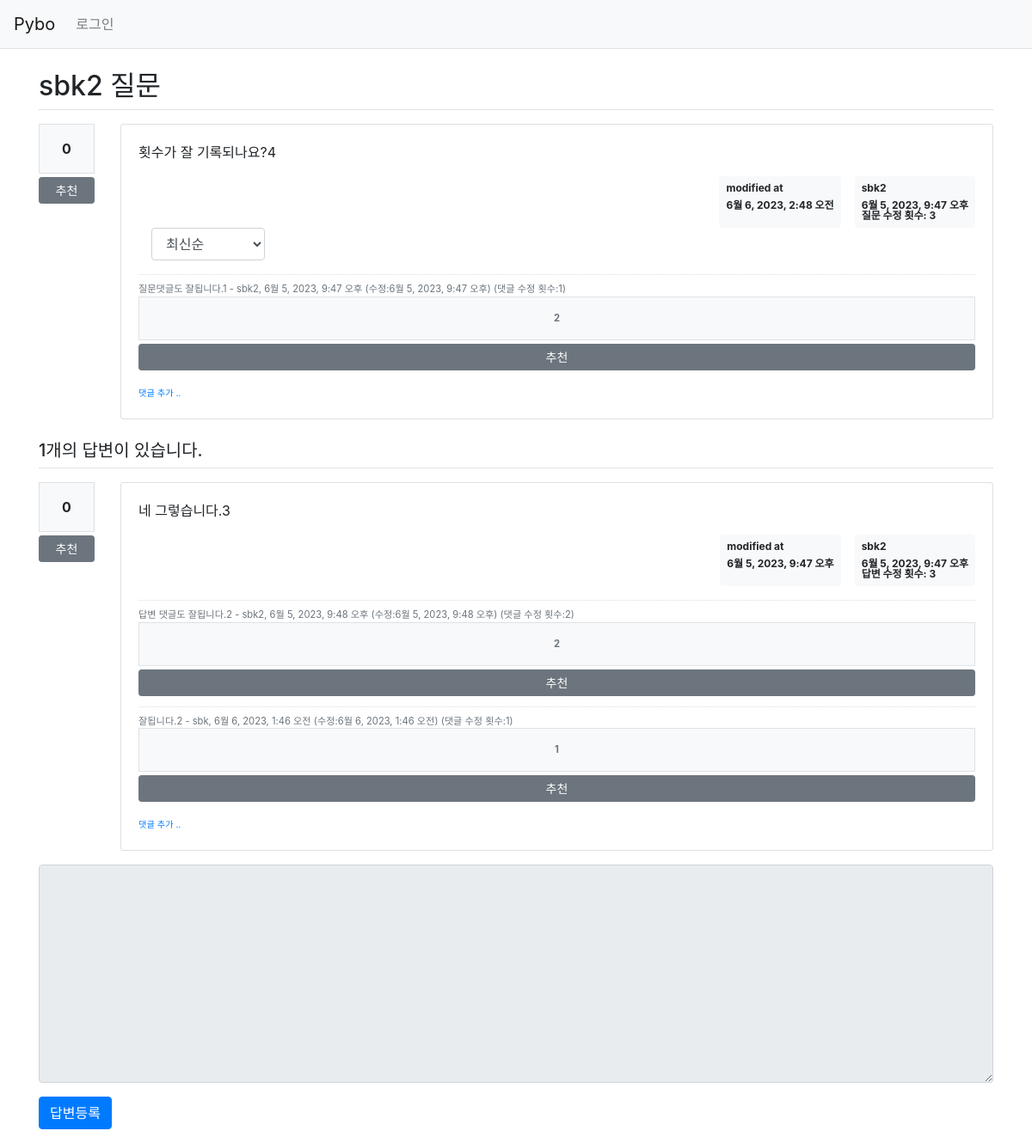
Screenshot of /pybo/20/ with the database file from the repository.
### pybo/models.py (models this page shows, shortened)
class Question(models.Model):
    author = models.ForeignKey(User, on_delete=models.CASCADE, related_name='author_question')
    subject = models.CharField(max_length=200)
    content = models.TextField()
    create_date = models.DateTimeField()
    modify_date = models.DateTimeField(null=True, blank=True)
    voter = models.ManyToManyField(User, related_name='voter_question')
    history = models.IntegerField(default=0)

class Comment(models.Model):
    author = models.ForeignKey(User, on_delete=models.CASCADE, related_name='author_comment')
    content = models.TextField()
    create_date = models.DateTimeField()
    modify_date = models.DateTimeField(null=True, blank=True)
    question = models.ForeignKey(Question, null=True, blank=True, on_delete=models.CASCADE)
    answer = models.ForeignKey(Answer, null=True, blank=True, on_delete=models.CASCADE)
    voter = models.ManyToManyField(User, related_name='voter_comment')
    history = models.IntegerField(default=0)

class Answer(models.Model):
    author = models.ForeignKey(User, on_delete=models.CASCADE, related_name='author_answer')
    question = models.ForeignKey(Question, on_delete=models.CASCADE)
    content = models.TextField()
    create_date = models.DateTimeField()
    modify_date = models.DateTimeField(null=True, blank=True)
    voter = models.ManyToManyField(User, related_name='voter_answer')
    history = models.IntegerField(default=0)

### pybo/views/base_views.py (the view)
# urls.py: path('<int:question_id>/', base_views.detail, name='detail'),
def detail(request, question_id):
    question = get_object_or_404(Question, pk=question_id)
    comments_page = request.GET.get('comments_page', '1')  # 댓글 페이지
    comments_so = request.GET.get('comments_so', 'recent')  # 댓글 정렬기준
    if comments_so == 'recommend':
        question_comments = question.comment_set.annotate(
            num_voter=Count('voter')).order_by('-num_voter', '-create_date')
    else:  # recent
        question_comments = question.comment_set.order_by('-create_date')
    question_comments_paginator = Paginator(
        question_comments, 5)  # 페이지당 5개씩 보여주기
    question_comments_page_obj = question_comments_paginator.get_page(
        comments_page)
    context = {
        'question': question,
        'question_comments_page_obj': question_comments_page_obj,
        'comments_page': comments_page,
        'comments_so': comments_so,
    }
    return render(request, 'pybo/question_detail.html', context)

### pybo/templatetags/pybo_filter.py (called while the page is built)
@register.filter()
def mark(value):
    extensions = ["nl2br", "fenced_code"]
    return mark_safe(markdown.markdown(value, extensions=extensions))

### templates/pybo/question_detail.html (shortened to what this page needs)
{% extends 'base.html' %}
{% load pybo_filter %}
{% block content %}
<div class="container my-3">
    <h2 class="border-bottom py-2">{{ question.subject }}</h2>
    <div class="row my-3">
        <div class="col-1">
            <div class="bg-light text-center p-3 border font-weight-bolder mb-1">{{question.voter.count}}</div>
            <a href="#" data-uri="{% url 'pybo:vote_question' question.id  %}"
                class="recommend btn btn-sm btn-secondary btn-block my-1">추천</a>
        </div>
        <div class="col-11">
            <div class="card">
                <div class="card-body">
                    <div class="card-text">{{ question.content|mark }}</div>
                    <div class="d-flex justify-content-end">
                        {% if question.modify_date %}
                        <div class="badge badge-light p-2 text-left mx-3">
                            <div class="mb-2">modified at</div>
                            <div>{{ question.modify_date }}</div>
                        </div>
                        {% endif %}
                        <div class="badge badge-light p-2 text-left">
                            <div class="mb-2">{{ question.author.username }}</div>
                            <div>{{ question.create_date }}</div>
                            <div>질문 수정 횟수: {{ question.history }}</div>
                        </div>
                    </div>
                    <div class="col-2">
                        <select class="form-control comments_so">
                            <option value="recent" {% if comments_so == 'recent' %}selected{% endif %}>최신순</option>
                        </select>
                    </div>
                    {% if question_comments_page_obj %}
                    <div class="mt-3">
                        {% for comment in question_comments_page_obj %}
                        <div class="comment py-2 text-muted">
                            <span style="white-space: pre-line;">{{ comment.content }}</span>
                            <span>
                                - {{ comment.author }}, {{ comment.create_date }}
                                {% if comment.modify_date %}
                                (수정:{{ comment.modify_date }})
                                (댓글 수정 횟수:{{ comment.history}})
                                {% endif %}
                                <div class="bg-light text-center p-3 border font-weight-bolder mb-1">{{comment.voter.count}}</div>
                                <a href="#" data-uri="{% url 'pybo:vote_comment' comment.id  %}"
                                    class="recommend btn btn-sm btn-secondary btn-block my-1">추천</a>
                            </span>
                        </div>
                        {% endfor %}
                    </div>
                    {% endif %}
                    <div>
                        <a href="{% url 'pybo:comment_create_question' question.id %}" class="small"><small>댓글 추가
                                ..</small></a>
                    </div>
                </div>
            </div>
        </div>
    </div>
    <h5 class="border-bottom my-3 py-2">{{question.answer_set.count}}개의 답변이 있습니다.</h5>
    {% for answer in question.answer_set.all %}
    <div class="row my-3">
        <div class="col-1">
            <div class="bg-light text-center p-3 border font-weight-bolder mb-1">{{answer.voter.count}}</div>
            <a href="#" data-uri="{% url 'pybo:vote_answer' answer.id  %}"
                class="recommend btn btn-sm btn-secondary btn-block my-1">추천</a>
        </div>
        <div class="col-11">
            <div class="card">
                <div class="card-body">
                    <div class="card-text">{{ answer.content|mark }}</div>
                    <div class="d-flex justify-content-end">
                        {% if answer.modify_date %}
                        <div class="badge badge-light p-2 text-left mx-3">
                            <div class="mb-2">modified at</div>
                            <div>{{ answer.modify_date }}</div>
                        </div>
                        {% endif %}
                        <div class="badge badge-light p-2 text-left">
                            <div class="mb-2">{{ answer.author.username }}</div>
                            <div>{{ answer.create_date }}</div>
                            <div>답변 수정 횟수: {{ answer.history }}</div>
                        </div>
                    </div>
                    {% if answer.comment_set.count > 0 %}
                    <div class="mt-3">
                        {% for comment in answer.comment_set.all %}
                        <div class="comment py-2 text-muted">
                            <span style="white-space: pre-line;">{{ comment.content }}</span>
                            <span>
                                - {{ comment.author }}, {{ comment.create_date }}
                                {% if comment.modify_date %}
                                (수정:{{ comment.modify_date }})
                                (댓글 수정 횟수:{{ comment.history}})
                                {% endif %}
                                <div class="bg-light text-center p-3 border font-weight-bolder mb-1">{{comment.voter.count}}</div>
                                <a href="#" data-uri="{% url 'pybo:vote_comment' comment.id  %}"
                                    class="recommend btn btn-sm btn-secondary btn-block my-1">추천</a>
                            </span>
                        </div>
                        {% endfor %}
                    </div>
                    {% endif %}
                    <div>
                        <a href="{% url 'pybo:comment_create_answer' answer.id  %}" class="small"><small>댓글 추가
                                ..</small></a>
                    </div>
                </div>
            </div>
        </div>
    </div>
    {% endfor %}
    <form action="{% url 'pybo:answer_create' question.id %}" method="post" class="my-3">
        <div class="form-group">
            <textarea {% if not user.is_authenticated %}disabled{% endif %} name="content" id="content"
                class="form-control" rows="10"></textarea>
        </div>
        <input type="submit" value="답변등록" class="btn btn-primary">
    </form>
</div>
{% endblock %}

### static/style.css (style rules this page uses)
.comment { border-top:dotted 1px #ddd; font-size:0.7em; }

### rows the page displays
Question: subject "sbk2 질문", voter.count "0", content|mark "횟수가 잘 기록되나요?4", modify_date "6월 6, 2023, 2:48 오전", author.username "sbk2", create_date "6월 5, 2023, 9:47 오후", history "3", answer_set.count "1"
Comment: content "질문댓글도 잘됩니다.1", author "sbk2", create_date "6월 5, 2023, 9:47 오후", modify_date "6월 5, 2023, 9:47 오후", history "1", voter.count "2"
Answer: voter.count "0", content|mark "네 그렇습니다.3", modify_date "6월 5, 2023, 9:47 오후", author.username "sbk2", create_date "6월 5, 2023, 9:47 오후", history "3"
Comment: content "답변 댓글도 잘됩니다.2", author "sbk2", create_date "6월 5, 2023, 9:48 오후", modify_date "6월 5, 2023, 9:48 오후", history "2", voter.count "2"
Comment: content "잘됩니다.2", author "sbk", create_date "6월 6, 2023, 1:46 오전", modify_date "6월 6, 2023, 1:46 오전", history "1", voter.count "1"
